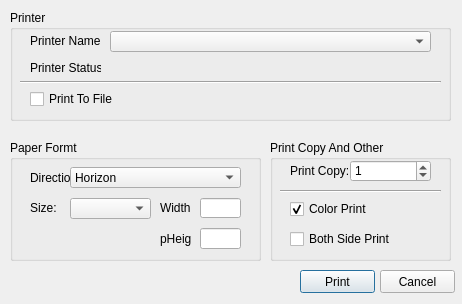
<?xml version="1.0" encoding="UTF-8"?>
<ui version="4.0">
 <class>PrintDlg</class>
 <widget class="QDialog" name="PrintDlg">
  <property name="geometry">
   <rect>
    <x>0</x>
    <y>0</y>
    <width>462</width>
    <height>304</height>
   </rect>
  </property>
  <property name="minimumSize">
   <size>
    <width>462</width>
    <height>304</height>
   </size>
  </property>
  <property name="maximumSize">
   <size>
    <width>462</width>
    <height>304</height>
   </size>
  </property>
  <property name="windowTitle">
   <string>Print</string>
  </property>
  <widget class="QGroupBox" name="printerGroup">
   <property name="geometry">
    <rect>
     <x>10</x>
     <y>10</y>
     <width>441</width>
     <height>111</height>
    </rect>
   </property>
   <property name="minimumSize">
    <size>
     <width>441</width>
     <height>111</height>
    </size>
   </property>
   <property name="maximumSize">
    <size>
     <width>441</width>
     <height>111</height>
    </size>
   </property>
   <property name="title">
    <string>Printer</string>
   </property>
   <widget class="QComboBox" name="printerCombo">
    <property name="geometry">
     <rect>
      <x>100</x>
      <y>21</y>
      <width>321</width>
      <height>21</height>
     </rect>
    </property>
   </widget>
   <widget class="QLabel" name="label">
    <property name="geometry">
     <rect>
      <x>20</x>
      <y>23</y>
      <width>71</width>
      <height>16</height>
     </rect>
    </property>
    <property name="text">
     <string>Printer Name:</string>
    </property>
   </widget>
   <widget class="QLabel" name="label_2">
    <property name="geometry">
     <rect>
      <x>20</x>
      <y>48</y>
      <width>71</width>
      <height>20</height>
     </rect>
    </property>
    <property name="text">
     <string>Printer Status:</string>
    </property>
   </widget>
   <widget class="QLabel" name="printerStateLabel">
    <property name="geometry">
     <rect>
      <x>100</x>
      <y>48</y>
      <width>321</width>
      <height>20</height>
     </rect>
    </property>
    <property name="text">
     <string/>
    </property>
   </widget>
   <widget class="Line" name="line">
    <property name="geometry">
     <rect>
      <x>10</x>
      <y>64</y>
      <width>421</width>
      <height>16</height>
     </rect>
    </property>
    <property name="orientation">
     <enum>Qt::Horizontal</enum>
    </property>
   </widget>
   <widget class="QCheckBox" name="printToFileCheck">
    <property name="geometry">
     <rect>
      <x>20</x>
      <y>80</y>
      <width>151</width>
      <height>18</height>
     </rect>
    </property>
    <property name="text">
     <string>Print To File</string>
    </property>
   </widget>
  </widget>
  <widget class="QGroupBox" name="otherGroup">
   <property name="geometry">
    <rect>
     <x>270</x>
     <y>140</y>
     <width>181</width>
     <height>121</height>
    </rect>
   </property>
   <property name="title">
    <string>Print Copy And Other</string>
   </property>
   <widget class="QLabel" name="label_5">
    <property name="geometry">
     <rect>
      <x>20</x>
      <y>23</y>
      <width>61</width>
      <height>16</height>
     </rect>
    </property>
    <property name="text">
     <string>Print Copy:</string>
    </property>
   </widget>
   <widget class="QSpinBox" name="copyNumSpin">
    <property name="geometry">
     <rect>
      <x>80</x>
      <y>20</y>
      <width>81</width>
      <height>22</height>
     </rect>
    </property>
    <property name="maximum">
     <number>999</number>
    </property>
    <property name="value">
     <number>1</number>
    </property>
   </widget>
   <widget class="QCheckBox" name="colorCheck">
    <property name="geometry">
     <rect>
      <x>20</x>
      <y>60</y>
      <width>141</width>
      <height>18</height>
     </rect>
    </property>
    <property name="text">
     <string>Color Print</string>
    </property>
    <property name="checked">
     <bool>true</bool>
    </property>
   </widget>
   <widget class="QCheckBox" name="bothSideCheck">
    <property name="geometry">
     <rect>
      <x>20</x>
      <y>90</y>
      <width>131</width>
      <height>18</height>
     </rect>
    </property>
    <property name="text">
     <string>Both Side Print</string>
    </property>
   </widget>
   <widget class="Line" name="line_2">
    <property name="geometry">
     <rect>
      <x>10</x>
      <y>41</y>
      <width>161</width>
      <height>20</height>
     </rect>
    </property>
    <property name="orientation">
     <enum>Qt::Horizontal</enum>
    </property>
   </widget>
  </widget>
  <widget class="QGroupBox" name="paperGroup">
   <property name="geometry">
    <rect>
     <x>10</x>
     <y>140</y>
     <width>251</width>
     <height>121</height>
    </rect>
   </property>
   <property name="title">
    <string>Paper Formt</string>
   </property>
   <widget class="QLabel" name="label_6">
    <property name="geometry">
     <rect>
      <x>20</x>
      <y>30</y>
      <width>41</width>
      <height>16</height>
     </rect>
    </property>
    <property name="text">
     <string>Direction:</string>
    </property>
   </widget>
   <widget class="QLabel" name="label_7">
    <property name="geometry">
     <rect>
      <x>20</x>
      <y>60</y>
      <width>41</width>
      <height>16</height>
     </rect>
    </property>
    <property name="text">
     <string>Size:</string>
    </property>
   </widget>
   <widget class="QComboBox" name="directionCombo">
    <property name="geometry">
     <rect>
      <x>60</x>
      <y>27</y>
      <width>171</width>
      <height>21</height>
     </rect>
    </property>
    <item>
     <property name="text">
      <string>Horizon</string>
     </property>
    </item>
    <item>
     <property name="text">
      <string>Vertical</string>
     </property>
    </item>
   </widget>
   <widget class="QComboBox" name="sizeCombo">
    <property name="geometry">
     <rect>
      <x>60</x>
      <y>58</y>
      <width>81</width>
      <height>21</height>
     </rect>
    </property>
   </widget>
   <widget class="QLabel" name="label_4">
    <property name="geometry">
     <rect>
      <x>150</x>
      <y>60</y>
      <width>31</width>
      <height>16</height>
     </rect>
    </property>
    <property name="text">
     <string>Width:</string>
    </property>
   </widget>
   <widget class="QLabel" name="label_8">
    <property name="geometry">
     <rect>
      <x>150</x>
      <y>89</y>
      <width>31</width>
      <height>20</height>
     </rect>
    </property>
    <property name="text">
     <string>pHeight:</string>
    </property>
   </widget>
   <widget class="QLineEdit" name="widthEdit">
    <property name="geometry">
     <rect>
      <x>190</x>
      <y>58</y>
      <width>41</width>
      <height>20</height>
     </rect>
    </property>
    <property name="readOnly">
     <bool>true</bool>
    </property>
   </widget>
   <widget class="QLineEdit" name="heightEdit">
    <property name="geometry">
     <rect>
      <x>190</x>
      <y>88</y>
      <width>41</width>
      <height>21</height>
     </rect>
    </property>
    <property name="readOnly">
     <bool>true</bool>
    </property>
   </widget>
  </widget>
  <widget class="QPushButton" name="OKButton">
   <property name="geometry">
    <rect>
     <x>300</x>
     <y>270</y>
     <width>75</width>
     <height>23</height>
    </rect>
   </property>
   <property name="text">
    <string>Print</string>
   </property>
   <property name="autoDefault">
    <bool>false</bool>
   </property>
   <property name="default">
    <bool>true</bool>
   </property>
  </widget>
  <widget class="QPushButton" name="cancelButton">
   <property name="geometry">
    <rect>
     <x>380</x>
     <y>270</y>
     <width>75</width>
     <height>23</height>
    </rect>
   </property>
   <property name="text">
    <string>Cancel</string>
   </property>
   <property name="autoDefault">
    <bool>false</bool>
   </property>
  </widget>
 </widget>
 <resources/>
 <connections/>
</ui>
